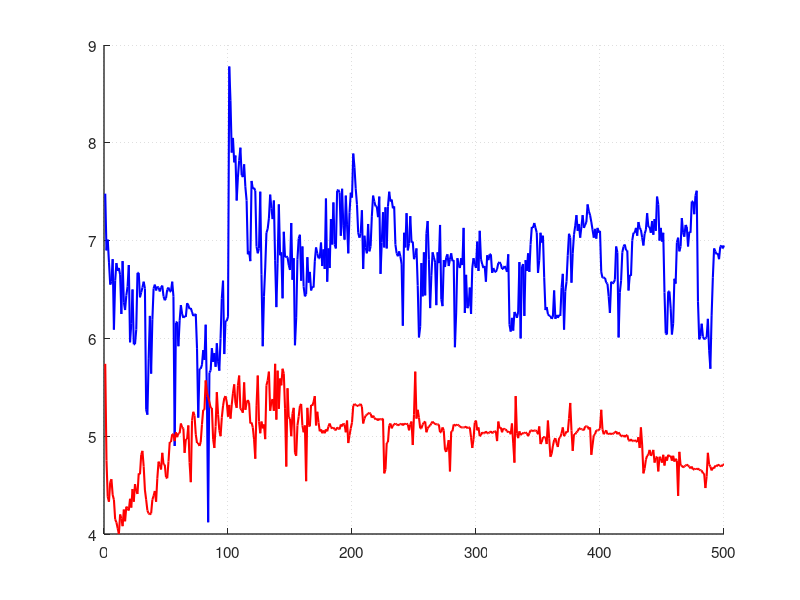

Write the MATLAB code that produced this figure. (Note: this script raises an error after producing the figure.)
clear;clc;close all;
%FULL RAW DATA (500 cycles)
% MAX FORCE (N)
f_compliant=[...
    7.48,6.90,7.01,6.78,6.55,6.58,6.81,6.09,6.59,6.77,6.69,6.72,6.65,6.25,6.79,6.37,6.29,6.44,6.53,6.75,...
    5.96,6.15,6.50,5.94,5.94,6.09,6.67,6.67,6.42,6.47,6.52,6.58,6.51,5.27,5.22,5.79,6.23,5.64,6.19,6.51,...
    6.55,6.49,6.53,6.52,6.48,6.52,6.54,6.43,6.39,6.41,6.50,6.52,6.48,6.48,6.58,6.43,4.90,6.16,6.17,5.92,...
    6.18,6.34,6.25,6.21,6.23,6.22,6.36,6.34,6.30,6.31,6.27,6.23,6.24,6.25,5.90,5.19,5.69,5.69,5.73,5.88,...
    5.78,6.14,5.41,4.12,5.65,5.67,5.90,5.76,5.85,5.71,5.95,5.76,5.67,6.00,6.41,6.59,5.84,6.18,6.18,6.22,...
    8.78,8.43,7.90,8.05,7.80,7.87,7.41,7.65,7.82,7.95,7.67,7.65,7.78,7.55,7.41,6.86,6.89,6.79,7.61,7.53,...
    7.54,7.51,6.94,6.87,6.92,7.50,6.65,5.92,6.43,6.72,7.08,7.12,7.23,7.47,7.33,7.22,7.41,6.80,6.32,6.77,...
    7.37,6.85,6.88,6.41,7.09,6.83,6.84,6.83,6.75,6.70,7.18,6.60,6.82,5.93,6.21,6.81,7.02,7.06,6.59,6.94,...
    6.53,6.43,6.45,6.83,6.57,6.68,6.49,6.53,6.52,6.79,6.93,6.87,6.82,6.82,6.98,6.74,6.91,6.71,7.43,6.58,...
    6.92,6.72,7.22,6.96,7.39,6.96,6.92,7.51,7.52,7.49,7.05,7.53,7.15,7.01,7.46,7.16,6.87,7.29,7.49,7.44,...
    7.89,7.75,7.53,7.37,7.08,7.03,7.07,7.31,6.71,7.05,6.93,6.87,7.17,6.89,6.94,7.25,7.46,7.40,7.35,7.35,...
    7.24,7.45,6.66,6.98,7.29,6.93,7.34,6.92,7.35,7.50,7.40,7.42,7.33,7.35,6.96,6.87,6.84,6.89,6.84,6.76,...
    6.13,7.08,6.93,7.28,6.90,6.97,7.25,6.98,6.99,6.81,6.85,6.92,6.54,6.01,6.12,6.77,6.43,6.88,6.44,7.07,...
    7.20,6.81,6.31,6.64,6.88,6.83,6.78,6.34,6.88,6.77,7.16,6.40,6.33,6.80,6.73,6.83,6.86,6.74,6.81,6.87,...
    6.79,6.80,5.91,6.26,6.82,6.75,6.72,6.82,6.75,7.13,6.26,6.65,6.31,6.33,6.52,6.25,6.72,6.82,6.76,6.72,...
    6.99,6.69,7.10,6.81,6.76,6.72,6.74,6.58,6.85,6.80,6.86,6.86,6.67,6.72,6.68,6.68,6.71,6.77,6.78,6.76,...
    6.71,6.71,6.74,6.72,6.68,6.86,6.14,6.07,6.21,6.08,6.27,6.25,6.21,6.27,6.78,6.00,6.73,6.76,6.23,6.80,...
    6.69,6.87,6.68,6.96,7.14,7.13,7.18,7.13,7.08,6.67,6.80,7.08,6.98,7.05,6.62,6.29,6.32,6.25,6.23,6.23,...
    6.20,6.22,6.49,6.20,6.24,6.21,6.24,6.23,6.52,6.66,6.09,6.48,6.58,6.85,7.07,7.03,6.57,6.87,7.06,7.15,...
    7.26,7.10,7.17,7.03,7.14,7.26,7.13,7.16,7.19,7.37,7.30,7.26,7.19,7.11,7.03,7.12,7.02,7.13,7.08,7.10,...
    6.68,6.62,6.62,6.62,6.57,6.56,6.43,6.26,6.58,6.56,6.57,6.60,6.94,6.88,6.01,6.47,6.59,6.88,6.94,6.96,...
    6.90,6.90,6.49,6.65,6.64,7.00,7.08,7.08,7.13,7.05,7.19,7.13,7.11,7.03,6.95,7.07,7.11,7.28,7.14,7.14,...
    7.08,7.20,7.06,7.22,7.10,7.45,7.37,7.00,7.13,6.99,7.08,6.47,6.05,6.04,6.48,6.48,6.31,6.04,6.15,6.61,...
    6.56,6.98,7.03,6.89,6.94,7.23,7.08,7.04,7.16,7.14,6.94,7.09,7.08,7.40,7.40,7.27,7.46,7.51,6.38,5.99,...
    6.02,6.15,6.02,5.99,6.00,6.01,6.20,5.88,5.69,6.23,6.62,6.92,6.89,6.86,6.87,6.81,6.94,6.95,6.92,6.95...
];
% MAX FORCE (N) : RACK & PINION GRIPPER
f_rp=[...
    5.74,4.75,4.38,4.33,4.53,4.56,4.40,4.35,4.15,4.12,4.06,4.00,4.20,4.16,4.08,4.25,4.13,4.28,4.26,4.24,...
    4.36,4.27,4.46,4.33,4.51,4.44,4.41,4.62,4.61,4.81,4.85,4.69,4.45,4.35,4.24,4.21,4.20,4.21,4.35,4.39,...
    4.44,4.33,4.57,4.74,4.71,4.66,4.83,4.71,4.71,4.58,4.57,4.74,4.94,4.94,5.02,5.02,4.95,5.04,4.99,5.03,...
    5.03,5.13,5.09,5.08,4.83,4.97,4.97,5.11,4.73,4.53,5.16,5.25,5.21,5.02,4.93,4.93,4.90,4.94,5.12,5.27,...
    5.27,5.57,5.44,5.40,5.35,5.29,5.29,4.97,4.88,5.10,5.45,5.22,5.06,5.00,5.19,5.31,5.39,5.41,5.35,5.20,...
    5.32,5.18,5.32,5.44,5.53,5.34,5.29,5.52,5.62,5.28,5.27,5.24,5.55,5.27,5.34,5.37,5.34,5.13,5.14,5.09,...
    4.97,4.77,5.31,5.62,5.15,5.03,5.15,5.08,5.12,4.97,5.52,5.57,5.66,5.26,5.35,5.38,5.26,5.74,5.17,5.67,...
    5.28,5.59,5.52,5.69,5.64,5.28,4.69,5.49,5.19,5.18,5.00,5.23,5.29,4.83,4.80,5.11,5.20,5.31,5.33,5.11,...
    5.04,5.11,4.54,5.29,5.11,5.10,5.32,5.31,5.35,5.41,5.11,5.25,5.14,5.05,5.07,5.03,5.06,5.03,5.07,5.05,...
    5.10,5.13,5.09,5.08,5.09,5.07,5.06,5.09,5.08,5.07,5.12,5.10,5.13,5.12,5.04,5.16,4.93,5.01,5.08,5.14,...
    5.31,5.33,5.32,5.31,5.31,5.32,5.33,5.30,5.13,5.18,5.21,5.22,5.23,5.24,5.23,5.19,5.21,5.19,5.17,5.18,...
    5.16,5.18,5.17,5.17,5.18,4.62,4.66,4.93,4.94,5.11,5.13,5.08,5.11,5.12,5.13,5.12,5.11,5.12,5.12,5.13,...
    5.11,5.13,5.12,5.13,5.12,5.06,5.12,5.15,4.91,5.22,5.66,5.18,5.27,5.19,5.08,5.08,5.12,5.14,5.15,5.04,...
    5.08,5.10,5.11,5.13,5.15,5.13,5.13,5.12,5.12,5.12,5.04,5.04,5.09,5.06,4.86,4.84,4.89,4.96,4.64,5.05,...
    5.05,5.12,5.11,5.11,5.12,5.11,5.10,5.09,5.09,5.09,5.09,5.10,5.08,5.09,5.09,4.99,4.88,4.97,5.14,5.16,...
    5.06,5.09,5.00,5.01,5.04,5.03,5.03,5.05,5.03,5.03,5.04,5.05,5.03,5.04,5.05,5.05,4.95,5.15,5.08,5.09,...
    5.04,5.08,5.07,5.07,5.05,5.04,5.05,5.02,5.13,4.93,4.73,5.41,5.03,4.98,5.05,5.01,5.03,5.03,5.03,5.04,...
    5.03,5.00,5.03,5.06,5.06,5.05,5.06,5.06,5.05,5.02,5.10,4.92,4.94,4.99,4.99,4.99,4.92,5.16,4.98,4.79,...
    4.82,4.90,4.96,4.98,4.93,4.89,4.98,4.99,5.03,5.09,5.00,5.02,5.05,5.04,5.18,5.34,5.06,4.85,5.02,5.02,...
    5.04,5.05,5.08,5.08,5.07,5.07,5.06,5.10,5.10,5.10,5.07,5.09,4.81,4.91,5.01,5.02,5.06,5.06,5.06,5.08,...
    5.27,5.07,5.02,5.04,5.06,5.02,5.03,5.02,5.03,5.02,5.03,5.04,5.05,5.02,5.04,5.02,5.00,5.00,5.01,4.99,...
    5.01,5.01,4.96,4.95,4.97,4.95,4.95,4.96,4.95,4.94,4.99,4.88,5.09,4.91,4.62,4.67,4.76,4.80,4.81,4.86,...
    4.80,4.82,4.86,4.73,4.78,4.79,4.64,4.79,4.77,4.73,4.81,4.70,4.79,4.75,4.81,4.79,4.80,4.75,4.80,4.74,...
    4.77,4.75,4.39,4.84,4.70,4.70,4.68,4.69,4.70,4.71,4.70,4.69,4.67,4.69,4.66,4.66,4.67,4.66,4.67,4.66,...
    4.65,4.65,4.62,4.62,4.47,4.59,4.83,4.71,4.69,4.65,4.68,4.67,4.70,4.69,4.71,4.70,4.70,4.69,4.71,4.71...
];
cycles=1:500;
%PLOTTING
figure('Color',[1 1 1],'Position',[100,100,950,500]);
hold on;grid on;
set(gca,'FontSize',11,'LineWidth',1,'GridLineStyle',':');
% CURVES
p1=plot(cycles,f_compliant,'b-','LineWidth',1.5);
p2=plot(cycles,f_rp,'r-','LineWidth',1.5);
% BREAK LINES
pauses=[100,200,300,400];
for p=pauses
    xline(p,'k--','LineWidth',1.2,'HandleVisibility','off');
end
% LEGEND DUMMY LINE
p3=plot(NaN,NaN,'k--','LineWidth',1.2);
% LABELS AND TITLE
xlabel('Cycle Number','FontSize',12,'FontWeight','bold');
ylabel('Max Grasping Force (N)','FontSize',12,'FontWeight','bold');
title('Fatigue Test','FontSize',14,'FontWeight','bold');
% LEGEND UPDATE
legend([p1,p2,p3],{'Compliant Gripper','Rack & Pinion','30s Break'},...
       'Location','northeast','Box','on','FontSize',12);
% AXIS LIMITS
xlim([0 500]);
ylim([3 10]);
